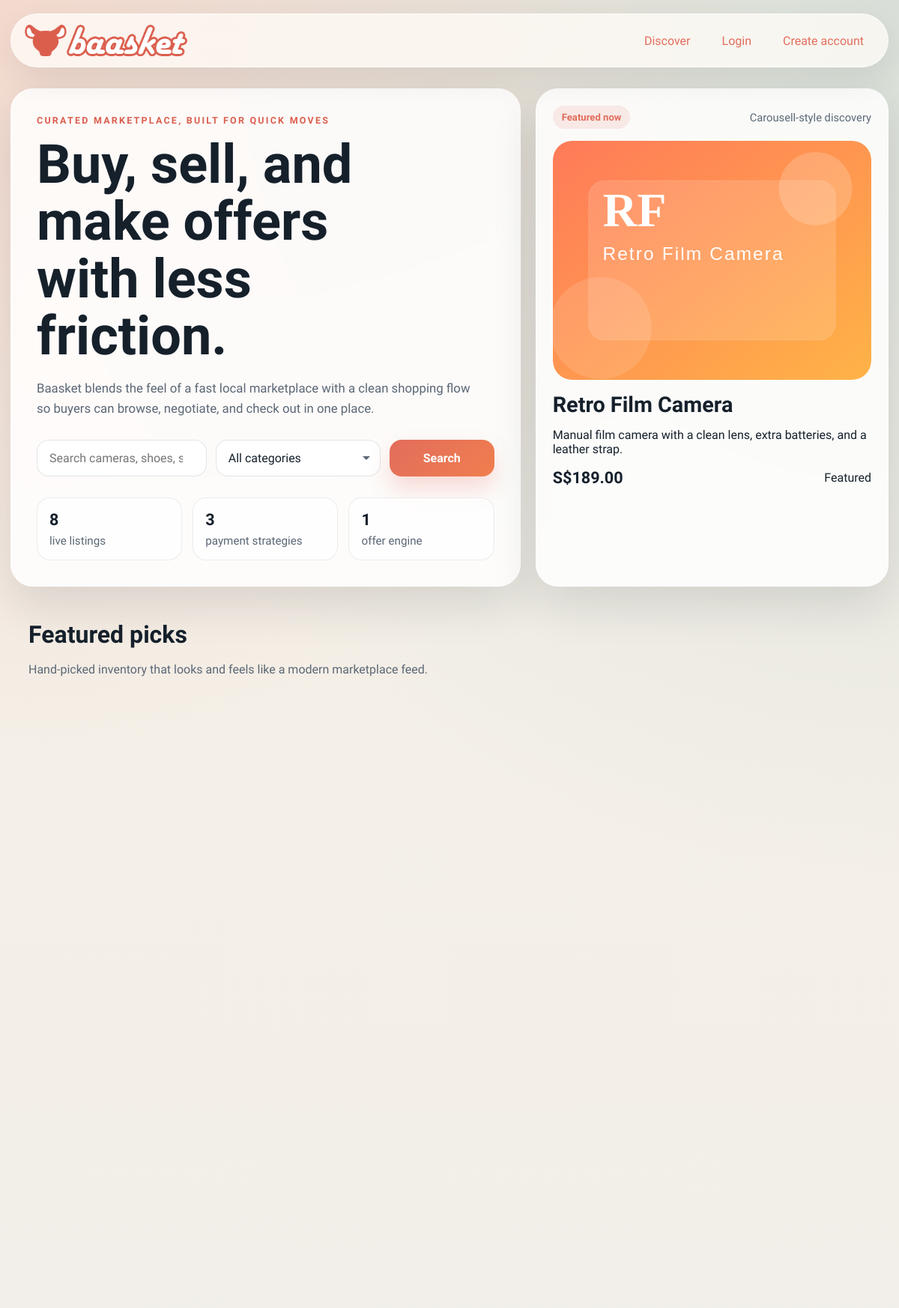
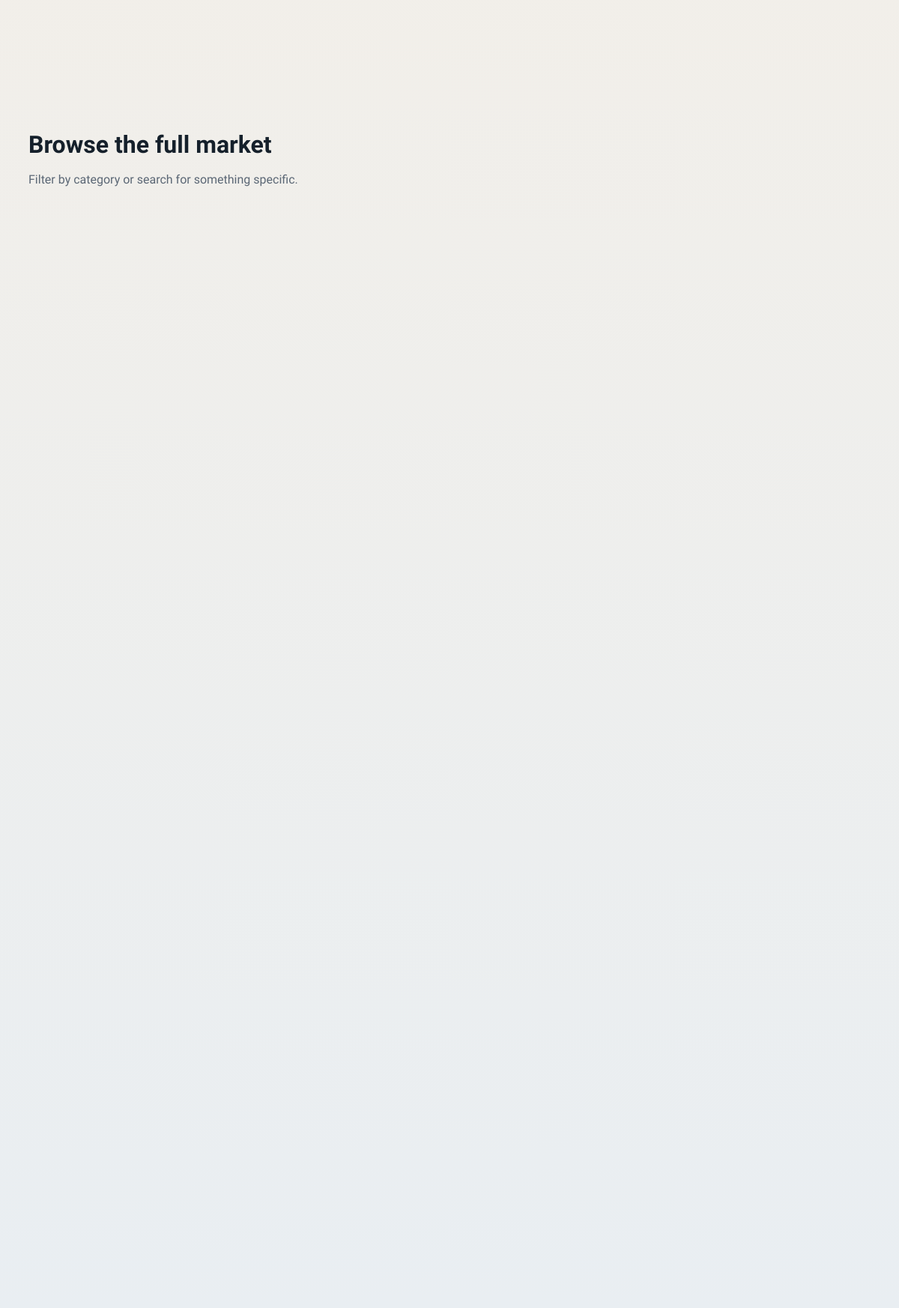
The page / on the database its author committed (2 pictures, top to bottom).
### models.py (models this page shows, shortened)
class ListingModel(db.Model):
    id = db.Column(db.Integer, primary_key=True)                              # ITEMID (internal int; ITEMID UUID stored separately if needed)
    seller_id = db.Column(db.Integer, db.ForeignKey("user.id"), nullable=False, index=True)   # SELLERID → USER
    buyer_id  = db.Column(db.Integer, db.ForeignKey("user.id"), nullable=True,  index=True)   # BUYERID  → USER (null until sold)
    category    = db.Column(db.String(80),  nullable=False, index=True)       # CATEGORYID
    subcategory = db.Column(db.String(120), nullable=False, default="")       # SUBCATEGORYID
    title       = db.Column(db.String(100), nullable=False, index=True)       # TITLE    VARCHAR(100)
    price       = db.Column(db.Float,       nullable=False)                   # PRICE    FLOAT
    condition   = db.Column(db.String(10),  nullable=False)                   # CONDITION VARCHAR(10)
    listed_date = db.Column(db.DateTime,    nullable=False, default=datetime.utcnow, index=True)  # LISTEDDATE
    description = db.Column(db.String(1000), nullable=False)                  # DESCRIPTION VARCHAR(1000)
    likes    = db.Column(db.Integer, nullable=False, default=0)               # LIKES    INTEGER (≥ 0)
    reserved = db.Column(db.Boolean, nullable=False, default=False)           # RESERVED bool
    buyable  = db.Column(db.Boolean, nullable=False, default=True)            # BUYABLE  bool
    kind           = db.Column(db.String(20),  nullable=False, default="standard")
    image_path     = db.Column(db.String(255), nullable=False, default="")
    seed_image_data = db.Column(db.Text,       nullable=False, default="")
    tags_csv       = db.Column(db.Text,        nullable=False, default="")
    location       = db.Column(db.String(80),  nullable=False, default="")
    quantity       = db.Column(db.Integer,     nullable=False, default=1)
    sku            = db.Column(db.String(64),  nullable=True,  default="")
    is_active      = db.Column(db.Boolean,     nullable=False, default=True)
    created_at = db.synonym("listed_date")
    offers = db.relationship("Offer", backref="listing", lazy=True, cascade="all, delete-orphan")
    @property
    def badge(self) -> str:
        return {
            "featured": "Featured",
            "fresh": "Just In",
            "limited": "Limited Stock",
        }.get(self.kind, "Top Pick")
    @property
    def seller_name(self) -> str:
        return self.seller.username if self.seller else "Unknown seller"
    @property
    def image_data(self) -> str:
        if self.image_path:
            return f"/static/{self.image_path}"
        return self.seed_image_data or "/static/assets/logo/baasket_logo.png"

### main.py (the view)
	@app.get("/")
	def index() -> str:
		search = request.args.get("q", "").strip()
		category = request.args.get("category", "").strip()
		listings = _search_listings(search=search, category=category)
		return render_template(
			"index.html",
			title="Baasket | Marketplace",
			search=search,
			category=category,
			listings=listings,
			featured=_featured_listings(limit=4),
			categories=list(CATEGORIES_MAP.keys()),
			activity_feed=offer_board.recent_activity(limit=5),
			listing_count=Item.query.count(),
		)

### main.py (called while the page is built, shortened)
def _money(value: object) -> str:
	amount = Decimal(str(value))
	return f"S${amount:,.2f}"

def _sort_kind_expression():
	return case(
		(Item.kind == "featured", 0),
		(Item.kind == "fresh", 1),
		(Item.kind == "limited", 2),
		else_=3,
	)

def _search_listings(search: str = "", category: str = "") -> list[Item]:
	query = Item.query
	if category:
		query = query.filter(Item.category == category)
	return query.order_by(_sort_kind_expression(), Item.created_at.desc()).all()

def _featured_listings(limit: int = 4) -> list[Item]:
	return (
		Item.query.order_by(_sort_kind_expression(), Item.created_at.desc())
		.limit(limit)
		.all()
	)

### offers.py (called while the page is built)
    def recent_activity(self, limit: int = 5) -> tuple[dict[str, object], ...]:
        recent_offers = (
            Offer.query.join(Item, Offer.listing_id == Item.id)
            .order_by(Offer.created_at.desc())
            .limit(limit)
            .all()
        )
        return tuple(
            {
                "listing_id": offer.listing_id,
                "headline": f"Offer on {offer.listing.title}",
                "detail": f"{offer.buyer_display} submitted {offer.amount_label}.",
                "timestamp": offer.created_at,
            }
            for offer in recent_offers
        )

### payment.py (called while the page is built)
    def options(self) -> tuple[dict[str, object], ...]:
        return tuple(
            {
                "code": strategy.code,
                "label": strategy.label,
                "fee_rate": getattr(strategy, "fee_rate", Decimal("0.00")),
            }
            for strategy in self._strategies.values()
        )

### templates/index.html (shortened to what this page needs)
{% extends "base.html" %}
{% block content %}
<section class="hero reveal" data-reveal>
  <div class="hero-copy">
    <p class="eyebrow">Curated marketplace, built for quick moves</p>
    <h1>Buy, sell, and make offers with less friction.</h1>
    <p class="hero-text">
      Baasket blends the feel of a fast local marketplace with a clean shopping flow so buyers can browse, negotiate,
      and check out in one place.
    </p>
    <form class="search-bar" method="get" action="{{ url_for('index') }}">
      <input type="search" name="q" value="{{ search }}" placeholder="Search cameras, shoes, scooters...">
      <select name="category">
        <option value="">All categories</option>
      </select>
      <button type="submit">Search</button>
    </form>
    <div class="hero-stats">
      <article>
        <strong>{{ listing_count }}</strong>
        <span>live listings</span>
      </article>
      <article>
        <strong>{{ payment_methods|length }}</strong>
        <span>payment strategies</span>
      </article>
      <article>
        <strong>1</strong>
        <span>offer engine</span>
      </article>
    </div>
  </div>
  <div class="hero-card reveal" data-reveal>
    <div class="hero-card-top">
      <span class="badge">Featured now</span>
      <span class="subtle">Carousell-style discovery</span>
    </div>
    {% if featured %}
      <img src="{{ featured[0].image_data }}" alt="{{ featured[0].title }}" class="hero-preview">
      <h2>{{ featured[0].title }}</h2>
      <p>{{ featured[0].description }}</p>
            <div class="price-row">
              <strong>{{ featured[0].price|money }}</strong>
              <span>{{ featured[0].badge }}</span>
            </div>
    {% endif %}
  </div>
</section>
<section class="grid-layout">
  <div class="section-block">
    <div class="section-heading">
      <div>
        <h2>Featured picks</h2>
        <p>Hand-picked inventory that looks and feels like a modern marketplace feed.</p>
      </div>
    </div>
    <div class="listing-grid">
    </div>
  </div>
</section>
<section class="section-block">
  <div class="section-heading">
    <div>
      <h2>Browse the full market</h2>
      <p>Filter by category or search for something specific.</p>
    </div>
  </div>
  <div class="listing-grid compact-grid">
  </div>
</section>
{% endblock %}

### templates/base.html (shortened to what this page needs)
<!doctype html>
<html lang="en">
<head>
  <link rel="stylesheet" href="{{ url_for('static', filename='css/styles.css') }}">
</head>
<body>
  <div class="page-shell"></div>
  <header class="topbar">
    <a class="brand" href="{{ url_for('index') }}">
      <img src="{{ brand_logo }}" alt="Baasket logo" class="brand-logo">
    </a>
    <nav class="nav-links">
      <a href="{{ url_for('index') }}">Discover</a>
      {% if current_user.is_authenticated %}
        <a href="{{ url_for('dashboard') }}">Dashboard</a>
        <a href="{{ url_for('sell') }}">Sell</a>
        <a href="{{ url_for('messages_inbox') }}">
          Messages
          {% if chat_count and chat_count > 0 %}
            <span class="pill pill--teal">{{ chat_count }}</span>
          {% endif %}
        </a>
        <a href="{{ url_for('logout') }}">Logout</a>
      {% else %}
        <a href="{{ url_for('login') }}">Login</a>
        <a href="{{ url_for('register') }}">Create account</a>
      {% endif %}
    </nav>
  </header>
  <main class="app-main">
    {% block content %}{% endblock %}
  </main>
</body>
</html>

### rows shown on the page
ListingModel: title (picture), title "Retro Film Camera", description "Manual film camera with a clean lens, extra batteries, and a leather strap.", price "S$189.00", kind "Featured"

### other values the page prints
{{ listing_count }} "8"
{{ payment_methods|length }} "3"
